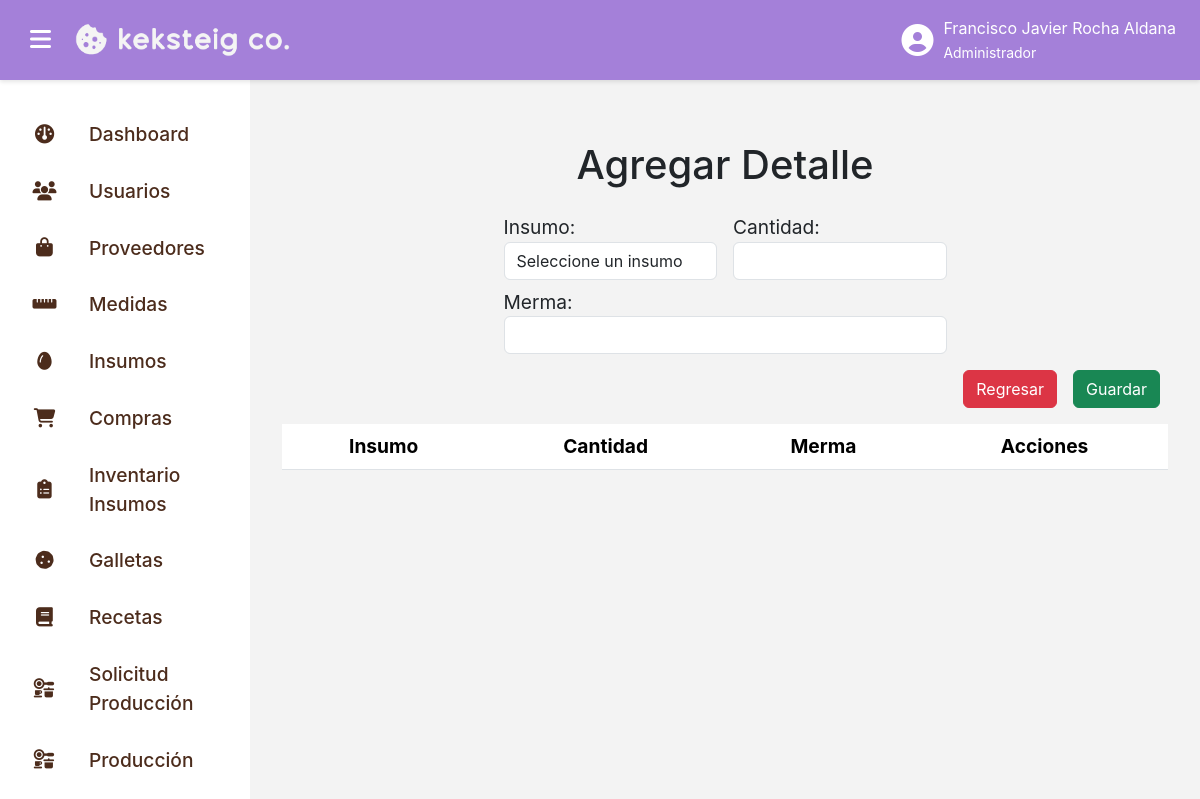
The app's page /recetas/crear_detallereceta/3 (signed in), older data.
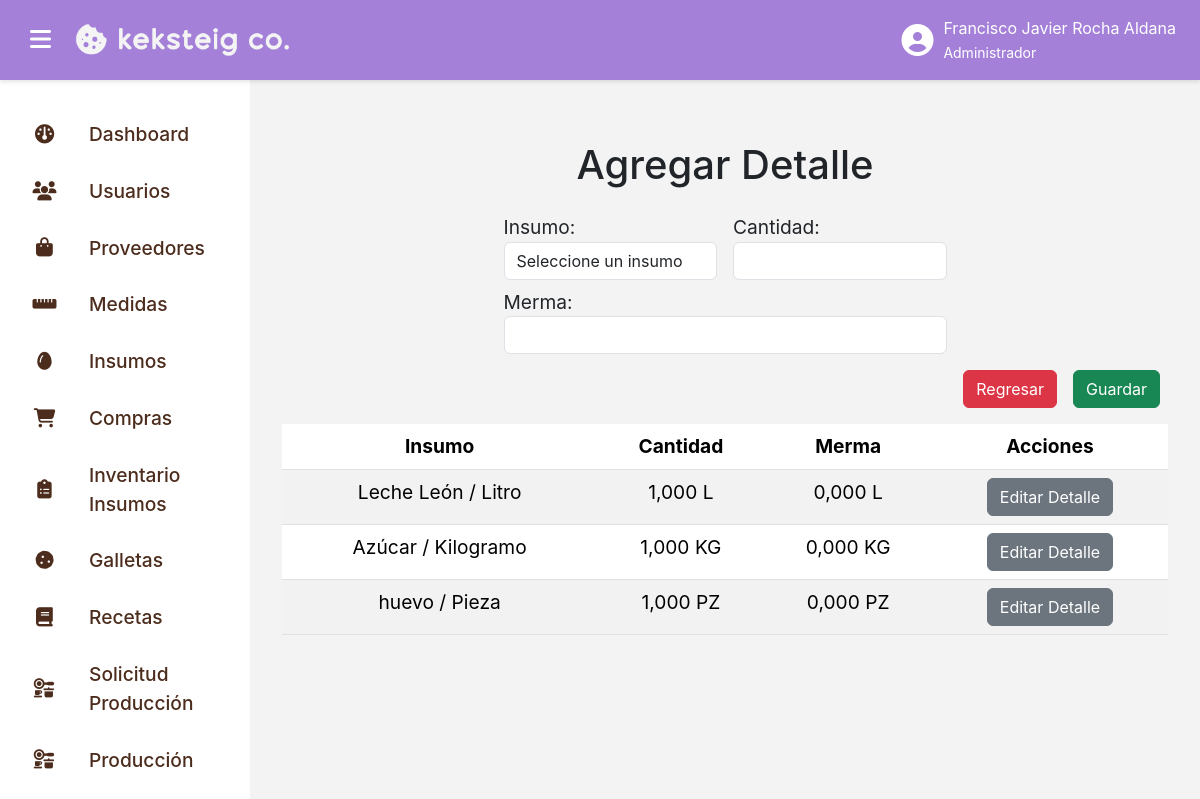
The same page, newer data.
### recetas_app/models.py (models this page shows, shortened)
class DetalleReceta(models.Model):
    cantidad = models.DecimalField(decimal_places=3, max_digits=10)
    merma = models.DecimalField(decimal_places=3, max_digits=10)
    receta = models.ForeignKey(Receta, on_delete=models.CASCADE, null=False, blank=False)
    insumo = models.ForeignKey(Insumo, on_delete=models.CASCADE, null=False, blank=False)

### insumos_app/models.py (models this page shows)
class Insumo(models.Model):
    nombre = models.TextField(max_length=100)
    descripcion = models.TextField(max_length=500)
    medida = models.ForeignKey(Medida, on_delete=models.CASCADE, null=False, blank=False)
    cantidad_minima = models.DecimalField(decimal_places=3, max_digits=10, null=False, default=0)
    def __str__(self):
        return f"{self.nombre} / {self.medida.nombre}"

### medidas_app/models.py (models this page shows, shortened)
class Medida(models.Model):
    nombre = models.TextField(max_length=50, null=False)
    nomenclatura = models.TextField(max_length=5, null=False)

### recetas_app/views.py (the view, shortened to what this page needs)
# urls.py: path("crear_detallereceta/<int:id>", login_required(CrearDetalleRecetaView.as_view()), name="crear_detallereceta"),
class CrearDetalleRecetaView(PermissionRequiredMixin, FormView):
    permission_required = ["recetas_app.add_DetalleReceta"]
    login_url = "login"
    template_name = "crear_detallereceta.html"
    form_class = forms.DetalleRecetaRegistrarForm
    def get_context_data(self, **kwargs):
        context = super().get_context_data(**kwargs)
        id = self.kwargs.get("id")
        lista = DetalleReceta.objects.filter(receta_id=id)
        context["lista"] = lista
        context["id"] = id
        return context

### recetas_app/forms.py (shortened to what this page needs)
class DetalleRecetaRegistrarForm(forms.ModelForm):
    insumo = forms.ModelChoiceField(
        queryset=Insumo.objects.all(),
        label="Insumo",
        empty_label="Seleccione un insumo",
        widget=forms.Select(attrs={"class": "form-control"})
    )
    class Meta:
        model = DetalleReceta
        fields = ["cantidad", "merma", "insumo"]
        widgets = {
            "cantidad": forms.NumberInput(attrs={"class": "form-control"}),
            "merma": forms.NumberInput(attrs={"class": "form-control"})
        }

### recetas_app/templates/crear_detallereceta.html (shortened to what the changed rows need)
{% extends "base.html" %}
{% load static %}
{% block content %}
<div class="pantalla-completa">
    <div class="menu">
        <h1 class="text-center">
            Agregar Detalle
        </h1>
        <div class="row mt-4">
            <div class="col-lg-12 col-md-12 col-sm-12 col-12 mt-3">
                <div class="d-flex align-items-center justify-content-center">
                    <table class="table table-hover table-striped">
                        <thead>
                            <th class="text-center">
                                Insumo
                            </th>
                            <th class="text-center">
                                Cantidad
                            </th>
                            <th class="text-center">
                                Merma
                            </th>
                            <th class="text-center">
                                Acciones
                            </th>
                        </thead>
                        <tbody>
                            {% for item in lista %}
                            <tr>
                                <td class="text-center">
                                    {{ item.insumo }}
                                </td>
                                <td class="text-center">
                                    {{ item.cantidad }} {{ item.insumo.medida.nomenclatura }}
                                </td>
                                <td class="text-center">
                                    {{ item.merma }} {{ item.insumo.medida.nomenclatura }}
                                </td>
                                <td class="text-center">
                                    <a class="btn btn-secondary" href="{% url "editar_detallereceta" item.id %}">
                                        Editar Detalle
                                    </a>
                                </td>
                            </tr>
                            {% endfor %}
                        </tbody>
                    </table>
                </div>
            </div>
        </div>
    </div>
</div>
{% endblock content %}

### templates/base.html (shortened to what the changed rows need)
{% load static %}
<!DOCTYPE html>
<html lang="es">
<head>
    <link rel="stylesheet" href="{% static 'css/bootstrap.min.css' %}">
    <link href="https://cdnjs.cloudflare.com/ajax/libs/font-awesome/6.7.2/css/all.min.css" rel="stylesheet">
    <link rel="stylesheet" href="{% static 'css/styles.css' %}">
</head>
<body>
    <div class="topbar">
        <div class="user-info">
            <span>
                {{ user.first_name }} {{ user.last_name }}
                <br>
                <small>
                    {% for group in user.groups.all %}
                        {{ group.name }}
                    {% empty %}
                        El usuario no pertenece a ningún grupo.
                    {% endfor %}
                </small>
            </span>
        </div>
    </div>
    <div class="sidebar {% if is_sidebar_collapsed %}collapsed{% endif %}" id="sidebar">
        {% for grupo in request.user.groups.all %}
            {% if grupo.name == 'Administrador' %}
                <a href="{% url 'home' %}" class="{% if request.resolver_match.url_name == 'home' %}active{% endif %}">
                    <i class="fa-solid fa-dashboard"></i>
                    <span>
                        Dashboard
                    </span>
                </a>
            {% endif %}
            {% if grupo.name == 'Administrador' %}
                <a href="{% url 'lista_usuarios' %}" class="{% if '/usuarios/' in request.path %}active{% endif %}">
                    <i class="fas fa-users"></i>
                    <span>
                        Usuarios
                    </span>
                </a>
            {% endif %}
            {% if grupo.name == 'Administrador' %}
                <a href="{% url 'lista_proveedores' %}" class="{% if request.resolver_match.url_name == 'lista_proveedores' %}active{% endif %}">
                    <i class="fa-solid fa-bag-shopping"></i>
                    <span>
                        Proveedores
                    </span>
                </a>
            {% endif %}
            {% if grupo.name == 'Administrador' %}
                <a href="{% url 'lista_medidas' %}" class="{% if request.resolver_match.url_name == 'lista_medidas' %}active{% endif %}">
                    <i class="fa-solid fa-ruler-horizontal"></i>
                    <span>
                        Medidas
                    </span>
                </a>
            {% endif %}
            {% if grupo.name == 'Administrador' %}
                <a href="{% url 'lista_insumos' %}" class="{% if request.resolver_match.url_name == 'lista_insumos' %}active{% endif %}">
                    <i class="fa-solid fa-egg"></i>
                    <span>
                        Insumos
                    </span>
                </a>
            {% endif %}
            {% if grupo.name == 'Administrador' %}
                <a href="{% url 'lista_compras' %}" class="{% if request.resolver_match.url_name == 'lista_compras' %}active{% endif %}">
                    <i class="fa-solid fa-cart-shopping"></i>
                    <span>
                        Compras
                    </span>
                </a>
            {% endif %}
            {% if grupo.name == 'Administrador' %}
                <a href="{% url 'lista_inventario' %}" class="{% if request.resolver_match.url_name == 'lista_inventario' %}active{% endif %}">
                    <i class="fa-solid fa-clipboard-list"></i>
                    <span>
                        Inventario Insumos
                    </span>
                </a>
            {% endif %}
            {% if grupo.name == 'Administrador' %}
                <a href="{% url 'lista_galletas' %}" class="{% if request.resolver_match.url_name == 'lista_galletas' %}active{% endif %}">
                    <i class="fa-solid fa-cookie"></i>
                    <span>
                        Galletas
                    </span>
                </a>
            {% endif %}
            {% if grupo.name == 'Administrador' %}
                <a href="{% url 'lista_recetas' %}" class="{% if request.resolver_match.url_name == 'lista_recetas' %}active{% endif %}">
                    <i class="fa-solid fa-book"></i>
                    <span>
                        Recetas
                    </span>
                </a>
            {% endif %}
            {% if grupo.name == 'Administrador' %}
                <a href="{% url 'lista_solicitarproducciones' %}" class="{% if request.resolver_match.url_name == 'lista_solicitarproducciones' %}active{% endif %}">
                    <i class="fa-solid fa-kitchen-set"></i>
                    <span>
                        Solicitud Producción
                    </span>
                </a>
            {% endif %}
            {% if grupo.name == 'Administrador' %}
                <a href="{% url 'lista_producciones' %}" class="{% if request.resolver_match.url_name == 'lista_producciones' %}active{% endif %}">
                    <i class="fa-solid fa-kitchen-set"></i>
                    <span>
                        Producción
                    </span>
                </a>
            {% endif %}
            {% if grupo.name == 'Administrador' %}
                <a href="{% url 'lista_mermas' %}" class="{% if request.resolver_match.url_name == 'lista_mermas' %}active{% endif %}">
                </a>
            {% endif %}
        {% endfor %}
    </div>
    <div class="content">
        {% block content %}
        {% endblock content %}
    </div>
</body>
</html>

Row changes from the older to the newer data that the page shows:
added DetalleReceta: insumo "Leche León / Litro", cantidad "1,000", insumo.medida.nomenclatura "L", merma "0,000"
added DetalleReceta: insumo "Azúcar / Kilogramo", cantidad "1,000", insumo.medida.nomenclatura "KG", merma "0,000"
added DetalleReceta: insumo "huevo / Pieza", cantidad "1,000", insumo.medida.nomenclatura "PZ", merma "0,000"
